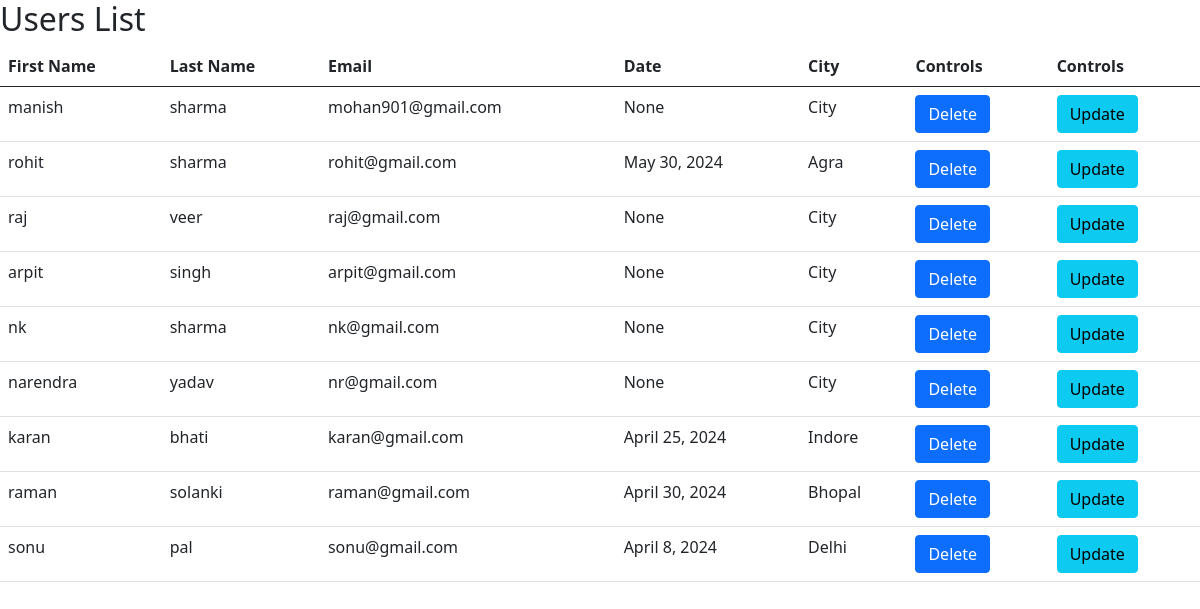
Screenshot of /table/ with the database file from the repository.
### app/models.py (models this page shows)
class User(models.Model):
    fname = models.CharField(max_length=150)
    lname = models.CharField(max_length=150)
    email = models.CharField(max_length=150)
    password = models.CharField(max_length=150)
    date = models.DateField(null=True)
    city = models.TextField()

### app/views.py (the view)
# urls.py: path("table/",table),
def table(request):
    data=User.objects.all()
    return render(request, "table.html", {"data":data})

### app/templates/table.html (shortened to what this page needs)
<!doctype html>
<html lang="en">
  <head>
    <link href="https://cdn.jsdelivr.net/npm/bootstrap@5.0.2/dist/css/bootstrap.min.css" rel="stylesheet">
  </head>
  <body>
    <h2>Users List</h2>
    <table class="table">
        <thead>
          <tr>
            <th scope="col">First Name</th>
            <th scope="col">Last Name</th>
            <th scope="col">Email</th>
            <th scope="col">Date</th>
            <th scope="col">City</th>
            <th scope="col">Controls</th>
            <th scope="col">Controls</th>
          </tr>
        </thead>
        <tbody>
        {% for i in  data%}
          <tr>
            <td>{{i.fname}}</td>
            <td>{{i.lname}}</td>
            <td>{{i.email}}</td>
            <td>{{i.date}}</td>
            <td>{{i.city}}</td>
            <td><a href="{% url 'delete' i.id %}" class="btn btn-primary" >Delete</a></td>
            <td><a href="{% url 'update' i.id %}" class="btn btn-info">Update</a></td>
          </tr>
        {% endfor %}
        </tbody>
      </table>
  </body>
</html>

### rows the page displays
User: fname "manish", lname "sharma", email "mohan901@gmail.com", date "None", city "City"
User: fname "rohit", lname "sharma", email "rohit@gmail.com", date "May 30, 2024", city "Agra"
User: fname "raj", lname "veer", email "raj@gmail.com", date "None", city "City"
User: fname "arpit", lname "singh", email "arpit@gmail.com", date "None", city "City"
User: fname "nk", lname "sharma", email "nk@gmail.com", date "None", city "City"
User: fname "narendra", lname "yadav", email "nr@gmail.com", date "None", city "City"
User: fname "karan", lname "bhati", email "karan@gmail.com", date "April 25, 2024", city "Indore"
User: fname "raman", lname "solanki", email "raman@gmail.com", date "April 30, 2024", city "Bhopal"
User: fname "sonu", lname "pal", email "sonu@gmail.com", date "April 8, 2024", city "Delhi"
